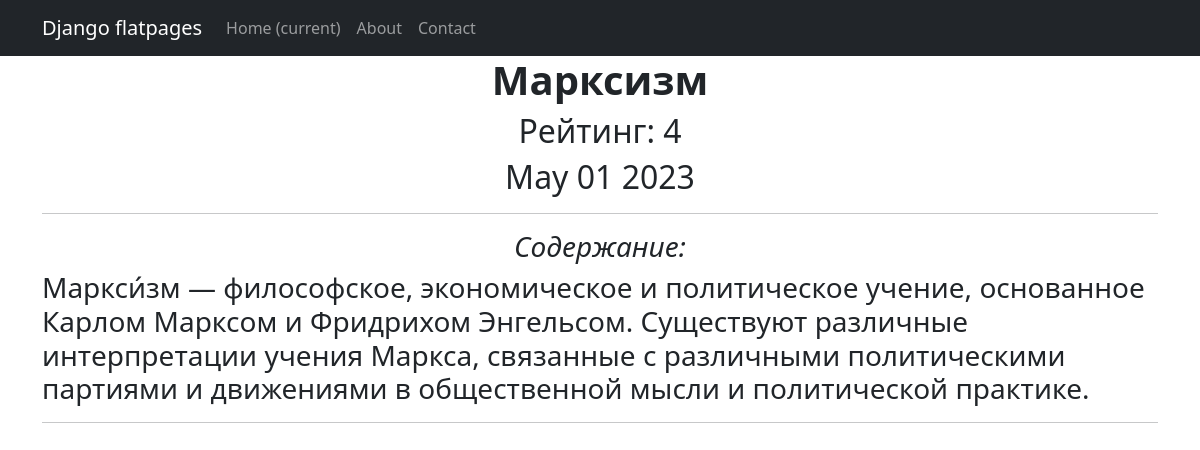
/news/5, run on the app's committed database.
### NewsPortal/models.py (models this page shows, shortened)
class Post(models.Model):
    author = models.ForeignKey(Author, on_delete=models.CASCADE)
    type = models.CharField(max_length=7, choices=TYPE, default=news)
    time_in = models.DateTimeField(auto_now_add=True)
    categories = models.ManyToManyField(Category, through='PostCategory')
    title = models.CharField(max_length=255)
    text = models.TextField()
    rating = models.IntegerField(default=0)

### NewsPortal/views.py (the view)
# urls.py: path('<int:pk>', PostDetail.as_view(), name='post_detail'),
class PostDetail(DetailView):
    model = Post
    template_name = 'some_news.html'
    context_object_name = 'some_news'

### NewsPortal/templatetags/custom_filters.py (called while the page is built)
@register.filter()
def censor(value):
    for word in censored_word:
        if word.lower() in value.lower():
            value = value.replace(word[1:], '*' * len(word))
    return value

### templates/some_news.html (shortened to what this page needs)
{% extends 'flatpages/default.html' %}
{% load custom_filters %}
{% block content %}
<h1><b> {{ some_news.title}} </b></h1>
<h2> Рейтинг: {{some_news.rating}} </h2>
<h2> {{ some_news.time_in|date:'M d Y' }}</h2>
<hr>
<h3><em> Содержание: </em></h3>
<h3><p align="left"> {{ some_news.text|censor }} </p></h3>
<hr>
{% endblock content %}

### data on the page
Post: title "Марксизм", rating "4", time_in "May 01 2023", text|censor "Маркси́зм — философское, экономическое и политическое учение, основанное Карлом Марксом и Фридрихом Энгельсом. Существуют различные интерпретации учения Маркса, связанные с различными политическими партиями и движениями в общественной мысли и политической практике."
